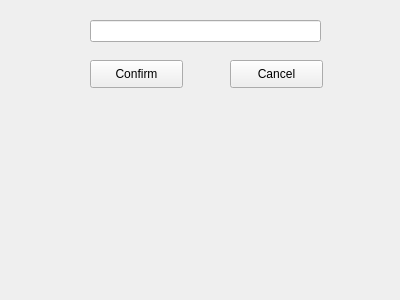
<?xml version="1.0" encoding="UTF-8"?>
<ui version="4.0">
 <class>simple_text</class>
 <widget class="QWidget" name="simple_text">
  <property name="geometry">
   <rect>
    <x>0</x>
    <y>0</y>
    <width>400</width>
    <height>300</height>
   </rect>
  </property>
  <property name="windowTitle">
   <string>Form</string>
  </property>
  <widget class="QLineEdit" name="lineEdit">
   <property name="geometry">
    <rect>
     <x>90</x>
     <y>20</y>
     <width>231</width>
     <height>22</height>
    </rect>
   </property>
  </widget>
  <widget class="QPushButton" name="pushButton">
   <property name="geometry">
    <rect>
     <x>90</x>
     <y>60</y>
     <width>93</width>
     <height>28</height>
    </rect>
   </property>
   <property name="text">
    <string>Confirm</string>
   </property>
  </widget>
  <widget class="QPushButton" name="pushButton_2">
   <property name="geometry">
    <rect>
     <x>230</x>
     <y>60</y>
     <width>93</width>
     <height>28</height>
    </rect>
   </property>
   <property name="text">
    <string>Cancel</string>
   </property>
  </widget>
 </widget>
 <resources/>
 <connections/>
</ui>
